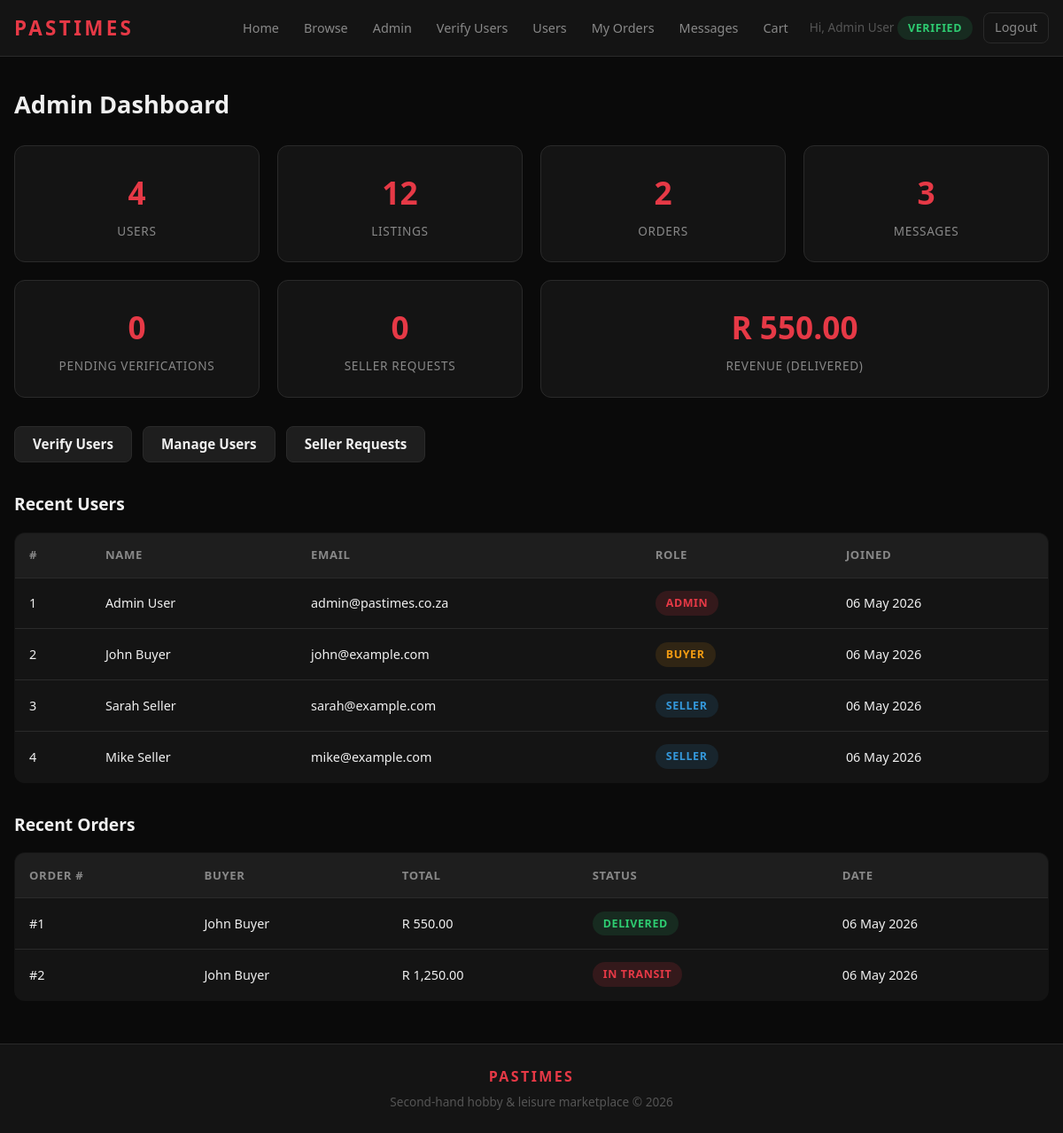
Page /admin/dashboard.php (signed in) on the committed database.
### tables this page shows
CREATE TABLE users (
    id            INT          AUTO_INCREMENT PRIMARY KEY,
    name          VARCHAR(100) NOT NULL,
    email         VARCHAR(100) NOT NULL UNIQUE,
    password_hash VARCHAR(255) NOT NULL,
    role          ENUM('buyer','seller','admin') NOT NULL DEFAULT 'buyer',
    is_verified   TINYINT(1)   NOT NULL DEFAULT 0,
    seller_request ENUM('none','pending','approved','rejected') NOT NULL DEFAULT 'none',
    seller_request_note TEXT    NULL,
    created_at    DATETIME     DEFAULT CURRENT_TIMESTAMP,
    last_login    DATETIME     NULL,
    INDEX idx_email (email),
    INDEX idx_role  (role)
);

CREATE TABLE orders (
    id               INT           AUTO_INCREMENT PRIMARY KEY,
    buyer_id         INT           NOT NULL,
    total            DECIMAL(10,2) NOT NULL,
    delivery_address TEXT          NOT NULL,
    status           ENUM('Pending','Packed','In Transit','Delivered') NOT NULL DEFAULT 'Pending',
    tracking_number  VARCHAR(100)  NULL,
    payment_method   ENUM('Credit Card','Debit Card') NULL,
    created_at       DATETIME      DEFAULT CURRENT_TIMESTAMP,
    FOREIGN KEY (buyer_id) REFERENCES users(id) ON DELETE RESTRICT,
    INDEX idx_buyer  (buyer_id),
    INDEX idx_status (status)
);

### admin/dashboard.php (the view, shortened to what this page needs)
<?php
require_once __DIR__ . '/../config/db.php';
require_once __DIR__ . '/../includes/functions.php';
function getStat($conn, $sql) {
    $stmt = mysqli_prepare($conn, $sql);
    mysqli_stmt_execute($stmt);
    $row = mysqli_fetch_row(mysqli_stmt_get_result($stmt));
    return $row[0] ?? 0;
}
$total_users    = getStat($conn, "SELECT COUNT(*) FROM users");
$total_products = getStat($conn, "SELECT COUNT(*) FROM products");
$total_orders   = getStat($conn, "SELECT COUNT(*) FROM orders");
$total_messages = getStat($conn, "SELECT COUNT(*) FROM messages");
$pending_users  = getStat($conn, "SELECT COUNT(*) FROM users WHERE is_verified = 0");
$pending_sellers = getStat($conn, "SELECT COUNT(*) FROM users WHERE role = 'seller' AND seller_request = 'pending'");
$total_revenue_row = mysqli_query($conn, "SELECT COALESCE(SUM(total),0) FROM orders WHERE status='Delivered'");
$total_revenue  = mysqli_fetch_row($total_revenue_row)[0] ?? 0;
$ustmt = mysqli_prepare($conn,
    "SELECT id, name, email, role, created_at FROM users ORDER BY created_at DESC LIMIT 10");
mysqli_stmt_execute($ustmt);
$recent_users = mysqli_fetch_all(mysqli_stmt_get_result($ustmt), MYSQLI_ASSOC);
$ostmt = mysqli_prepare($conn,
    "SELECT o.id, o.total, o.status, o.created_at, u.name AS buyer_name
     FROM orders o JOIN users u ON o.buyer_id = u.id
     ORDER BY o.created_at DESC LIMIT 10");
mysqli_stmt_execute($ostmt);
$recent_orders = mysqli_fetch_all(mysqli_stmt_get_result($ostmt), MYSQLI_ASSOC);
require_once __DIR__ . '/../includes/header.php';
?>
<h1 class="page-title">Admin Dashboard</h1>
<div class="stats-grid">
    <div class="stat-card"><div class="stat-number"><?php echo number_format($total_users); ?></div><div class="stat-label">Users</div></div>
    <div class="stat-card"><div class="stat-number"><?php echo number_format($total_products); ?></div><div class="stat-label">Listings</div></div>
    <div class="stat-card"><div class="stat-number"><?php echo number_format($total_orders); ?></div><div class="stat-label">Orders</div></div>
    <div class="stat-card"><div class="stat-number"><?php echo number_format($total_messages); ?></div><div class="stat-label">Messages</div></div>
    <div class="stat-card"><div class="stat-number"><?php echo number_format($pending_users); ?></div><div class="stat-label">Pending Verifications</div></div>
    <div class="stat-card"><div class="stat-number"><?php echo number_format($pending_sellers); ?></div><div class="stat-label">Seller Requests</div></div>
    <div class="stat-card" style="grid-column: span 2;"><div class="stat-number">R <?php echo number_format($total_revenue, 2); ?></div><div class="stat-label">Revenue (Delivered)</div></div>
</div>
<div class="admin-quick-links">
    <a href="<?php echo BASE_URL; ?>admin/verify_users.php" class="btn btn-secondary">Verify Users</a>
    <a href="<?php echo BASE_URL; ?>admin/users.php" class="btn btn-secondary">Manage Users</a>
    <a href="<?php echo BASE_URL; ?>auth/request_seller.php" class="btn btn-secondary">Seller Requests</a>
</div>
<h2 class="section-title">Recent Users</h2>
<div class="table-wrap mb-2">
    <table class="data-table">
        <thead>
            <tr><th>#</th><th>Name</th><th>Email</th><th>Role</th><th>Joined</th></tr>
        </thead>
        <tbody>
            <?php foreach ($recent_users as $u): ?>
                <tr>
                    <td><?php echo $u['id']; ?></td>
                    <td><?php echo h($u['name']); ?></td>
                    <td><?php echo h($u['email']); ?></td>
                    <td><span class="status-badge <?php
                        echo $u['role'] === 'admin' ? 'status-transit' : ($u['role'] === 'seller' ? 'status-packed' : 'status-pending');
                    ?>"><?php echo h($u['role']); ?></span></td>
                    <td><?php echo date('d M Y', strtotime($u['created_at'])); ?></td>
                </tr>
            <?php endforeach; ?>
        </tbody>
    </table>
</div>
<h2 class="section-title">Recent Orders</h2>
<div class="table-wrap">
    <table class="data-table">
        <thead>
            <tr><th>Order #</th><th>Buyer</th><th>Total</th><th>Status</th><th>Date</th></tr>
        </thead>
        <tbody>
            <?php foreach ($recent_orders as $o): ?>
                <tr>
                    <td>#<?php echo $o['id']; ?></td>
                    <td><?php echo h($o['buyer_name']); ?></td>
                    <td>R <?php echo number_format($o['total'], 2); ?></td>
                    <td><?php echo statusBadge($o['status']); ?></td>
                    <td><?php echo date('d M Y', strtotime($o['created_at'])); ?></td>
                </tr>
            <?php endforeach; ?>
        </tbody>
    </table>
</div>
<?php require_once __DIR__ . '/../includes/footer.php'; ?>

### includes/functions.php (shortened to what this page needs)
<?php
function h($str) {
    return htmlspecialchars((string)$str, ENT_QUOTES, 'UTF-8');
}
function statusBadge($status) {
    $map = [
        'Pending'    => 'status-pending',
        'Packed'     => 'status-packed',
        'In Transit' => 'status-transit',
        'Delivered'  => 'status-delivered',
    ];
    $class = $map[$status] ?? 'status-pending';
    return '<span class="status-badge ' . $class . '">' . h($status) . '</span>';
}
function verificationBadge($isVerified) {
    $class = $isVerified ? 'status-delivered' : 'status-pending';
    $label = $isVerified ? 'Verified' : 'Pending approval';
    return '<span class="status-badge ' . $class . '">' . h($label) . '</span>';
}
?>

### assets/css/main.css (style rules this page uses)
:root { --bg: #0a0a0a; --surface: #141414; --surface-2: #1e1e1e; --border: #2a2a2a; --border-light: #333333; --primary: #e63946; --primary-hover:#c1121f; --primary-dim: rgba(230, 57, 70, 0.15); --text: #f0f0f0; --text-muted: #888888; --text-faint: #555555; --success: #2ecc71; --success-bg: rgba(46, 204, 113, 0.12); --danger: #e74c3c; --danger-bg: rgba(231, 76, 60, 0.12); --warning: #f39c12; --warning-bg: rgba(243, 156, 18, 0.12); --info: #3498db; --info-bg: rgba(52, 152, 219, 0.12); --radius: 8px; --radius-lg: 12px; --shadow: 0 4px 24px rgba(0, 0, 0, 0.7); --shadow-sm: 0 2px 8px rgba(0, 0, 0, 0.5); --header-h: 64px; }
*, *::before, *::after { box-sizing: border-box; margin: 0; padding: 0; }
html { scroll-behavior: smooth; }
body { font-family: 'Segoe UI', system-ui, -apple-system, sans-serif; background: var(--bg); color: var(--text); line-height: 1.6; font-size: 15px; }
a { color: var(--primary); text-decoration: none; }
.btn { display: inline-block; padding: 0.55rem 1.25rem; border-radius: var(--radius); font-size: 0.95rem; font-weight: 600; cursor: pointer; border: none; text-align: center; transition: background 0.2s, transform 0.15s, opacity 0.2s; line-height: 1.4; }
.btn-secondary { background: var(--surface-2); color: var(--text); border: 1px solid var(--border); }
.page-title { font-size: 1.7rem; font-weight: 700; margin-bottom: 1.5rem; color: var(--text); }
.data-table { width: 100%; border-collapse: collapse; background: var(--surface); border-radius: var(--radius-lg); overflow: hidden; border: 1px solid var(--border); }
.data-table th, .data-table td { padding: 0.9rem 1rem; text-align: left; border-bottom: 1px solid var(--border); font-size: 0.9rem; }
.data-table th { background: var(--surface-2); font-weight: 600; font-size: 0.82rem; text-transform: uppercase; letter-spacing: 0.05em; color: var(--text-muted); }
.data-table tr:last-child td { border-bottom: none; }
.table-wrap { overflow-x: auto; }
.status-badge { display: inline-block; padding: 0.25rem 0.75rem; border-radius: 100px; font-size: 0.78rem; font-weight: 700; text-transform: uppercase; letter-spacing: 0.05em; }
.status-pending { background: var(--warning-bg); color: var(--warning); }
.status-packed { background: var(--info-bg); color: var(--info); }
.status-transit { background: var(--primary-dim); color: var(--primary); }
.status-delivered { background: var(--success-bg); color: var(--success); }
.stats-grid { display: grid; grid-template-columns: 1fr 1fr; gap: 1.25rem; margin-bottom: 2rem; }
.stat-card { background: var(--surface); border: 1px solid var(--border); border-radius: var(--radius-lg); padding: 1.5rem; text-align: center; }
.stat-number { font-size: 2.2rem; font-weight: 800; color: var(--primary); margin-bottom: 0.3rem; }
.stat-label { font-size: 0.85rem; color: var(--text-muted); text-transform: uppercase; letter-spacing: 0.05em; }
.admin-quick-links { display: flex; flex-wrap: wrap; gap: 0.75rem; margin-bottom: 2rem; }
.mb-2 { margin-bottom: 2rem; }
.section-title { font-size: 1.2rem; font-weight: 700; margin-bottom: 1rem; color: var(--text); }
@media (min-width: 768px) { .stats-grid { grid-template-columns: repeat(4, 1fr); } }

### rows in the picture
users: id "1", name "Admin User", email "admin@pastimes.co.za", role "ADMIN", created_at "06 May 2026"
users: id "2", name "John Buyer", email "john@example.com", role "BUYER", created_at "06 May 2026"
users: id "3", name "Sarah Seller", email "sarah@example.com", role "SELLER", created_at "06 May 2026"
users: id "4", name "Mike Seller", email "mike@example.com", role "SELLER", created_at "06 May 2026"
orders: id "1", buyer.name "John Buyer", total "550.00", status "DELIVERED", created_at "06 May 2026"
orders: id "2", buyer.name "John Buyer", total "1,250.00", status "IN TRANSIT", created_at "06 May 2026"

### other values in the picture
$_SESSION['user_name'] "Admin User"
$label "VERIFIED"
$total_users "4"
$total_products "12"
$total_orders "2"
$total_messages "3"
$pending_users "0"
$pending_sellers "0"
$total_revenue "550.00"
